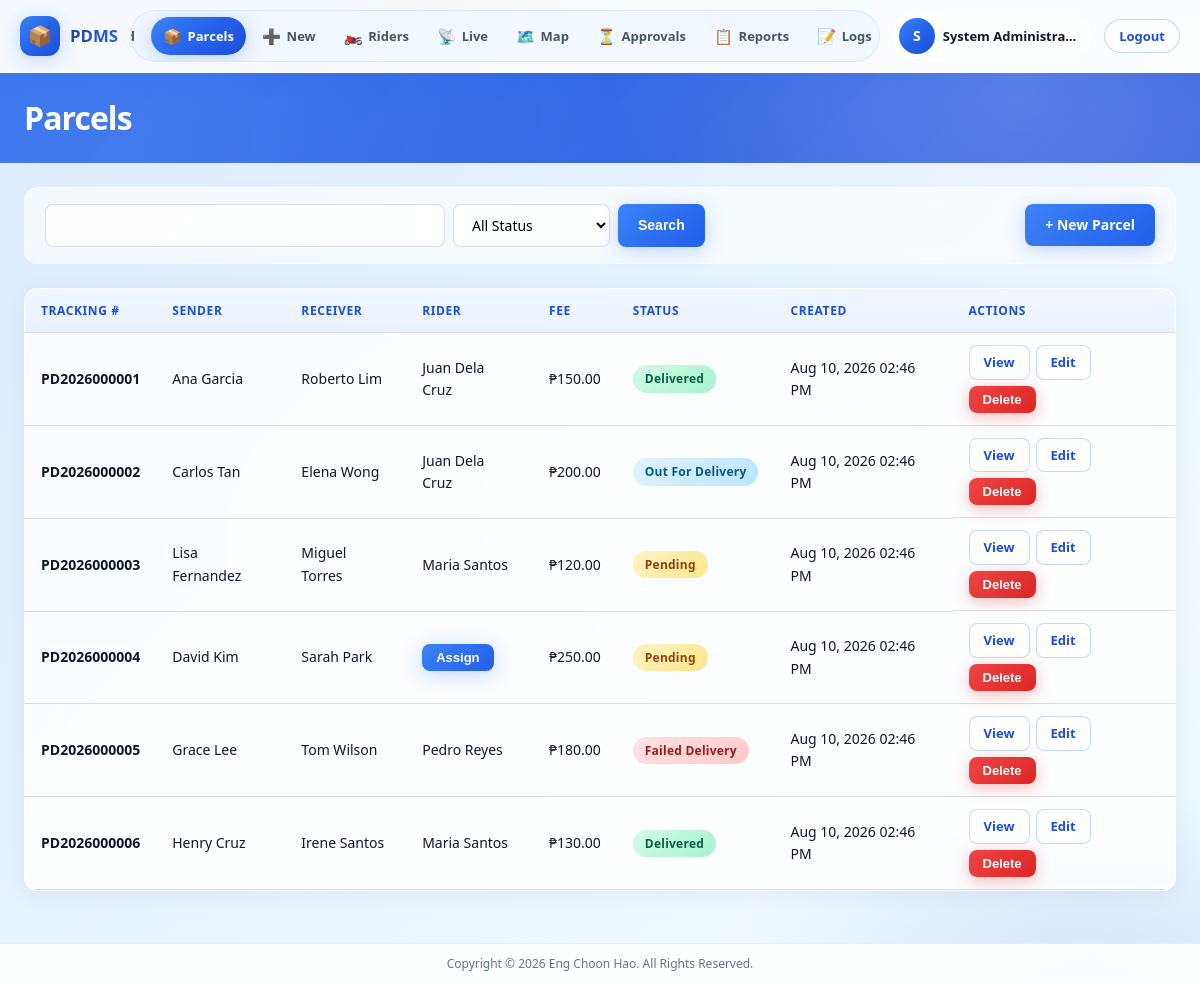
The page /admin/parcels.php (signed in) on the database its author committed.
### tables this page shows
CREATE TABLE users (
    id INT UNSIGNED AUTO_INCREMENT PRIMARY KEY,
    username VARCHAR(50) NOT NULL UNIQUE,
    email VARCHAR(100) NOT NULL UNIQUE,
    password VARCHAR(255) NOT NULL,
    role ENUM('admin', 'rider') NOT NULL DEFAULT 'rider',
    full_name VARCHAR(100) NOT NULL,
    phone VARCHAR(20) DEFAULT NULL,
    profile_photo VARCHAR(255) DEFAULT NULL,
    is_active TINYINT(1) NOT NULL DEFAULT 1,
    remember_token VARCHAR(64) DEFAULT NULL,
    last_login DATETIME DEFAULT NULL,
    created_at DATETIME NOT NULL DEFAULT CURRENT_TIMESTAMP,
    updated_at DATETIME NOT NULL DEFAULT CURRENT_TIMESTAMP ON UPDATE CURRENT_TIMESTAMP,
    INDEX idx_users_role (role),
    INDEX idx_users_active (is_active)
);

CREATE TABLE parcels (
    id INT UNSIGNED AUTO_INCREMENT PRIMARY KEY,
    tracking_number VARCHAR(20) NOT NULL UNIQUE,
    sender_name VARCHAR(100) NOT NULL,
    sender_phone VARCHAR(20) NOT NULL,
    receiver_name VARCHAR(100) NOT NULL,
    receiver_phone VARCHAR(20) NOT NULL,
    pickup_address TEXT NOT NULL,
    delivery_address TEXT NOT NULL,
    parcel_description TEXT DEFAULT NULL,
    parcel_weight DECIMAL(8, 2) DEFAULT 0.00,
    delivery_fee DECIMAL(10, 2) NOT NULL DEFAULT 0.00,
    assigned_rider_id INT UNSIGNED DEFAULT NULL,
    status ENUM('pending', 'out_for_delivery', 'delivered', 'failed') NOT NULL DEFAULT 'pending',
    created_by INT UNSIGNED DEFAULT NULL,
    created_at DATETIME NOT NULL DEFAULT CURRENT_TIMESTAMP,
    updated_at DATETIME NOT NULL DEFAULT CURRENT_TIMESTAMP ON UPDATE CURRENT_TIMESTAMP,
    delivered_at DATETIME DEFAULT NULL,
    FOREIGN KEY (assigned_rider_id) REFERENCES riders(id) ON DELETE SET NULL,
    FOREIGN KEY (created_by) REFERENCES users(id) ON DELETE SET NULL,
    INDEX idx_parcels_status (status),
    INDEX idx_parcels_tracking (tracking_number),
    INDEX idx_parcels_rider (assigned_rider_id),
    INDEX idx_parcels_created (created_at)
);

### functions/helpers.php (called while the page is built, shortened)
<?php
function baseUrl(string $path = ''): string
{
    $base = rtrim(APP_URL, '/');
    $path = ltrim($path, '/');
    return $path ? $base . '/' . $path : $base;
}
function formatDate(?string $date, string $format = 'M d, Y h:i A'): string
{
    return date($format, strtotime($date));
}
function formatStatus(string $status): string
{
    $labels = [
        'pending' => 'Pending',
        'out_for_delivery' => 'Out For Delivery',
        'delivered' => 'Delivered',
        'failed' => 'Failed Delivery',
    ];
    return $labels[$status] ?? ucfirst(str_replace('_', ' ', $status));
}
function statusBadgeClass(string $status): string
{
    $classes = [
        'pending' => 'badge-warning',
        'out_for_delivery' => 'badge-info',
        'delivered' => 'badge-success',
        'failed' => 'badge-danger',
    ];
    return $classes[$status] ?? 'badge-secondary';
}
function sanitize(string $input): string
{
    return htmlspecialchars(trim($input), ENT_QUOTES, 'UTF-8');
}
function paginate(int $total, int $page, int $perPage = 15): array
{
    $totalPages = max(1, (int) ceil($total / $perPage));
    $page = max(1, min($page, $totalPages));
    $offset = ($page - 1) * $perPage;
    return [
        'total' => $total,
        'per_page' => $perPage,
        'current_page' => $page,
        'total_pages' => $totalPages,
        'offset' => $offset,
    ];
}

### config/database.php (called while the page is built, shortened)
<?php
if (!function_exists('db')) {
    function db(): PDO
    {
        static $pdo = null;
        if ($pdo instanceof PDO) {
            return $pdo;
        }
        $dsn = 'mysql:host=' . DB_HOST . ';dbname=' . DB_NAME . ';charset=utf8mb4';
        try {
            $pdo = new PDO($dsn, DB_USER, DB_PASS, [
                PDO::ATTR_ERRMODE => PDO::ERRMODE_EXCEPTION,
                PDO::ATTR_DEFAULT_FETCH_MODE => PDO::FETCH_ASSOC,
                PDO::ATTR_EMULATE_PREPARES => false,
            ]);
        } catch (PDOException $e) {
            error_log('Database connection failed: ' . $e->getMessage());
            if (function_exists('isApiRequest') && isApiRequest()) {
                http_response_code(500);
                header('Content-Type: application/json; charset=utf-8');
                echo json_encode([
                    'success' => false,
                    'message' => 'Database connection failed. Check config/config.local.php on the server.',
                ]);
                exit;
            }
            throw new PDOException('Database connection failed. Please check server configuration.');
        }
        return $pdo;
    }
}

### functions/auth.php (called while the page is built, shortened)
<?php
function isLoggedIn(): bool
{
    return !empty($_SESSION['user_id']);
}
function currentUser(): ?array
{
    static $user = null;
    if ($user === null) {
        $stmt = db()->prepare('SELECT * FROM users WHERE id = ? AND is_active = 1');
        $stmt->execute([$_SESSION['user_id']]);
        $user = $stmt->fetch() ?: null;
    }
    return $user;
}

### functions/parcel.php (called while the page is built, shortened)
<?php
function getParcels(array $filters = [], int $page = 1, int $perPage = 15): array
{
    $pdo = db();
    $where = [];
    $params = [];
    $whereClause = $where ? 'WHERE ' . implode(' AND ', $where) : '';
    $countStmt = $pdo->prepare("SELECT COUNT(*) FROM parcels p $whereClause");
    $countStmt->execute($params);
    $total = (int) $countStmt->fetchColumn();
    $pagination = paginate($total, $page, $perPage);
    $stmt = $pdo->prepare(
        "SELECT p.*, r.rider_code, u.full_name AS rider_name
         FROM parcels p
         LEFT JOIN riders r ON r.id = p.assigned_rider_id
         LEFT JOIN users u ON u.id = r.user_id
         $whereClause
         ORDER BY p.created_at DESC
         LIMIT {$pagination['per_page']} OFFSET {$pagination['offset']}"
    );
    $stmt->execute($params);
    return [
        'parcels' => $stmt->fetchAll(),
        'pagination' => $pagination
    ];
}

### admin/parcels.php (the view, shortened to what this page needs)
<?php
$currentPage = 'parcels';
$filters = [
    'status' => $_GET['status'] ?? '',
    'search' => $_GET['search'] ?? '',
];
$page = max(1, (int) ($_GET['page'] ?? 1));
$result = getParcels(array_filter($filters), $page);
$parcels = $result['parcels'];
require __DIR__ . '/../includes/header.php';
require __DIR__ . '/../includes/sidebar-admin.php';
?>
<?php require __DIR__ . '/../includes/topbar.php'; ?>
<div class="content-area content-wrap">
        <div class="toolbar">
            <form class="search-form" id="parcelSearchForm" method="GET">
                <input type="text" name="search" value="<?= sanitize($filters['search']) ?>" class="search-input">
                <select name="status" class="filter-select">
                    <option value="">All Status</option>
                </select>
                <button type="submit" class="btn btn-primary">Search</button>
            </form>
            <a href="<?= baseUrl('admin/parcel-create.php') ?>" class="btn btn-primary">+ New Parcel</a>
        </div>
        <div class="card">
            <div class="table-responsive">
                <table class="data-table" id="parcelsTable">
                    <thead>
                        <tr>
                            <th>Tracking #</th>
                            <th>Sender</th>
                            <th>Receiver</th>
                            <th>Rider</th>
                            <th>Fee</th>
                            <th>Status</th>
                            <th>Created</th>
                            <th>Actions</th>
                        </tr>
                    </thead>
                    <tbody>
                        <?php if (empty($parcels)): ?>
                            <tr><td colspan="8" class="text-center">—</td></tr>
                        <?php else: ?>
                            <?php foreach ($parcels as $p): ?>
                            <tr data-parcel-id="<?= $p['id'] ?>">
                                <td><strong><?= sanitize($p['tracking_number']) ?></strong></td>
                                <td><?= sanitize($p['sender_name']) ?></td>
                                <td><?= sanitize($p['receiver_name']) ?></td>
                                <td>
                                    <?php if ($p['assigned_rider_id']): ?>
                                        <?= sanitize($p['rider_name'] ?? $p['rider_code']) ?>
                                    <?php else: ?>
                                        <button type="button" class="btn btn-sm btn-primary assign-btn" data-id="<?= (int) $p['id'] ?>">Assign</button>
                                    <?php endif; ?>
                                </td>
                                <td>₱<?= number_format($p['delivery_fee'], 2) ?></td>
                                <td><span class="badge <?= statusBadgeClass($p['status']) ?>"><?= formatStatus($p['status']) ?></span></td>
                                <td><?= formatDate($p['created_at']) ?></td>
                                <td class="actions-cell">
                                    <a href="<?= baseUrl('admin/parcel-view.php?id=' . $p['id']) ?>" class="btn btn-sm btn-outline">View</a>
                                    <a href="<?= baseUrl('admin/parcel-edit.php?id=' . $p['id']) ?>" class="btn btn-sm btn-outline">Edit</a>
                                    <button class="btn btn-sm btn-danger delete-parcel-btn" data-id="<?= $p['id'] ?>" data-tracking="<?= sanitize($p['tracking_number']) ?>">Delete</button>
                                </td>
                            </tr>
                            <?php endforeach; ?>
                        <?php endif; ?>
                    </tbody>
                </table>
            </div>
        </div>
</div>
<?php require __DIR__ . '/../includes/app-shell-end.php'; ?>
<?php require __DIR__ . '/../includes/footer.php'; ?>

### includes/sidebar-admin.php (shortened to what this page needs)
<?php
$currentPage = $currentPage ?? '';
?>
<div class="app-shell">
    <header class="app-header" id="appHeader">
        <div class="app-header-inner">
            <a href="<?= baseUrl('admin/dashboard.php') ?>" class="app-brand">
                <span class="app-brand-icon">📦</span>
                <span class="app-brand-text"><strong>PDMS</strong></span>
            </a>
            <nav class="app-nav" id="appNav" aria-label="Main navigation">
                <a href="<?= baseUrl('admin/dashboard.php') ?>" class="app-nav-link <?= $currentPage === 'dashboard' ? 'active' : '' ?>">
                    <span class="nav-icon">📊</span><span>Dashboard</span>
                </a>
                <a href="<?= baseUrl('admin/parcels.php') ?>" class="app-nav-link <?= $currentPage === 'parcels' ? 'active' : '' ?>">
                    <span class="nav-icon">📦</span><span>Parcels</span>
                </a>
                <a href="<?= baseUrl('admin/parcel-create.php') ?>" class="app-nav-link <?= $currentPage === 'parcel-create' ? 'active' : '' ?>">
                    <span class="nav-icon">➕</span><span>New</span>
                </a>
                <a href="<?= baseUrl('admin/riders.php') ?>" class="app-nav-link <?= $currentPage === 'riders' ? 'active' : '' ?>">
                    <span class="nav-icon">🏍️</span><span>Riders</span>
                </a>
                <a href="<?= baseUrl('admin/live-tracking.php') ?>" class="app-nav-link <?= $currentPage === 'live-tracking' ? 'active' : '' ?>">
                    <span class="nav-icon">📡</span><span>Live</span>
                </a>
                <a href="<?= baseUrl('admin/map.php') ?>" class="app-nav-link <?= $currentPage === 'map' ? 'active' : '' ?>">
                    <span class="nav-icon">🗺️</span><span>Map</span>
                </a>
                <a href="<?= baseUrl('admin/pending-riders.php') ?>" class="app-nav-link <?= $currentPage === 'pending-riders' ? 'active' : '' ?>">
                    <span class="nav-icon">⏳</span><span>Approvals</span>
                </a>
                <a href="<?= baseUrl('admin/reports.php') ?>" class="app-nav-link <?= $currentPage === 'reports' ? 'active' : '' ?>">
                    <span class="nav-icon">📋</span><span>Reports</span>
                </a>
                <a href="<?= baseUrl('admin/activity-logs.php') ?>" class="app-nav-link <?= $currentPage === 'activity' ? 'active' : '' ?>">
                    <span class="nav-icon">📝</span><span>Logs</span>
                </a>
            </nav>
            <div class="app-header-actions">
                <?php $user = currentUser(); ?>
                <div class="app-user-chip">
                    <div class="user-avatar">
                        <?php if (!empty($user['profile_photo'])): ?>
                            <img src="<?= baseUrl($user['profile_photo']) ?>" alt="Profile">
                        <?php else: ?>
                            <span><?= strtoupper(substr($user['full_name'] ?? 'A', 0, 1)) ?></span>
                        <?php endif; ?>
                    </div>
                    <span class="user-name"><?= sanitize($user['full_name'] ?? '') ?></span>
                </div>
                <a href="<?= baseUrl('logout.php') ?>" class="btn btn-sm btn-outline app-logout-btn" data-logout>Logout</a>
            </div>
        </div>
    </header>
    <main class="app-main">

### assets/css/variables.css (style rules this page uses)
:root { --primary: #2563eb; --primary-dark: #1d4ed8; --primary-light: #60a5fa; --primary-glow: rgba(37, 99, 235, 0.35); --secondary: #64748b; --success: #059669; --warning: #d97706; --danger: #dc2626; --info: #0284c7; --gradient-primary: linear-gradient(135deg, #3b82f6 0%, #2563eb 50%, #1d4ed8 100%); --gradient-primary-hover: linear-gradient(135deg, #60a5fa 0%, #3b82f6 50%, #2563eb 100%); --gradient-bg: linear-gradient(135deg, #eff6ff 0%, #dbeafe 35%, #e0f2fe 65%, #f0f9ff 100%); --gradient-bg-animated: linear-gradient(-45deg, #eff6ff, #dbeafe, #bfdbfe, #e0f2fe, #f0f9ff, #dbeafe); --gradient-sidebar: linear-gradient(180deg, #1e3a8a 0%, #1d4ed8 45%, #2563eb 100%); --gradient-card-shine: linear-gradient(135deg, rgba(255,255,255,0.9) 0%, rgba(255,255,255,0.7) 100%); --gradient-login: linear-gradient(-45deg, #0c4a6e, #1e40af, #2563eb, #3b82f6, #1e3a8a); --bg-body: #eff6ff; --bg-card: rgba(255, 255, 255, 0.82); --bg-card-solid: #ffffff; --bg-sidebar: #1e3a8a; --bg-sidebar-hover: rgba(255, 255, 255, 0.12); --bg-glass: rgba(255, 255, 255, 0.75); --bg-glass-strong: rgba(255, 255, 255, 0.92); --text-primary: #0f172a; --text-secondary: #475569; --text-muted: #64748b; --text-light: #f8fafc; --text-sidebar: rgba(255, 255, 255, 0.85); --border-color: rgba(148, 163, 184, 0.35); --border-glass: rgba(255, 255, 255, 0.6); --shadow-sm: 0 2px 8px rgba(37, 99, 235, 0.06); --shadow-md: 0 8px 24px rgba(37, 99, 235, 0.1); --shadow-lg: 0 16px 48px rgba(37, 99, 235, 0.14); --shadow-glow: 0 4px 20px rgba(37, 99, 235, 0.25); --shadow-card: 0 4px 24px rgba(15, 23, 42, 0.06), 0 0 0 1px rgba(255, 255, 255, 0.8) inset; --radius-sm: 8px; --radius-md: 14px; --radius-lg: 20px; --radius-xl: 28px; --sidebar-width: 260px; --topbar-height: 64px; --header-height: 72px; --font-family: 'Segoe UI', system-ui, -apple-system, BlinkMacSystemFont, sans-serif; --transition: 0.25s cubic-bezier(0.4, 0, 0.2, 1); --transition-bounce: 0.4s cubic-bezier(0.34, 1.56, 0.64, 1); }

### assets/css/base.css (style rules this page uses)
*, *::before, *::after { box-sizing: border-box; margin: 0; padding: 0; }
html { font-size: 16px; scroll-behavior: smooth; -webkit-text-size-adjust: 100%; text-size-adjust: 100%; }
body { font-family: var(--font-family); background: var(--bg-body); color: var(--text-primary); line-height: 1.6; min-height: 100vh; min-height: 100dvh; width: 100%; overflow-x: hidden; overflow-x: clip; }
body.app-layout { background: var(--gradient-bg-animated); background-size: 400% 400%; animation: gradientFlow 18s ease infinite; position: relative; }
body.app-layout::before { content: ''; position: fixed; inset: 0; background: radial-gradient(ellipse 80% 50% at 20% -10%, rgba(59, 130, 246, 0.15) 0%, transparent 50%), radial-gradient(ellipse 60% 40% at 90% 100%, rgba(37, 99, 235, 0.12) 0%, transparent 50%), radial-gradient(ellipse 50% 30% at 50% 50%, rgba(255, 255, 255, 0.4) 0%, transparent 70%); pointer-events: none; z-index: 0; }
body.app-layout .app-shell { position: relative; z-index: 1; }
a { color: var(--primary); text-decoration: none; transition: color var(--transition); }

### assets/css/responsive.css (style rules this page uses)
.card, .toolbar, .card-header, .btn-group, .parcel-card, .map-toolbar, .map-live-meta { min-width: 0; max-width: 100%; }
.table-responsive .data-table { min-width: 560px; }

### rows shown on the page
users: full_name "S", full_name "System Administra…"
parcels: tracking_number "PD2026000001", sender_name "Ana Garcia", receiver_name "Roberto Lim", users.full_name "Juan Dela Cruz", delivery_fee "150.00", status "Delivered", created_at "Aug 10, 2026 02:46 PM"
parcels: tracking_number "PD2026000002", sender_name "Carlos Tan", receiver_name "Elena Wong", users.full_name "Juan Dela Cruz", delivery_fee "200.00", status "Out For Delivery", created_at "Aug 10, 2026 02:46 PM"
parcels: tracking_number "PD2026000003", sender_name "Lisa Fernandez", receiver_name "Miguel Torres", users.full_name "Maria Santos", delivery_fee "120.00", status "Pending", created_at "Aug 10, 2026 02:46 PM"
parcels: tracking_number "PD2026000004", sender_name "David Kim", receiver_name "Sarah Park", delivery_fee "250.00", status "Pending", created_at "Aug 10, 2026 02:46 PM"
parcels: tracking_number "PD2026000005", sender_name "Grace Lee", receiver_name "Tom Wilson", users.full_name "Pedro Reyes", delivery_fee "180.00", status "Failed Delivery", created_at "Aug 10, 2026 02:46 PM"
parcels: tracking_number "PD2026000006", sender_name "Henry Cruz", receiver_name "Irene Santos", users.full_name "Maria Santos", delivery_fee "130.00", status "Delivered", created_at "Aug 10, 2026 02:46 PM"

### other values the page prints
$pageTitle "Parcels"
